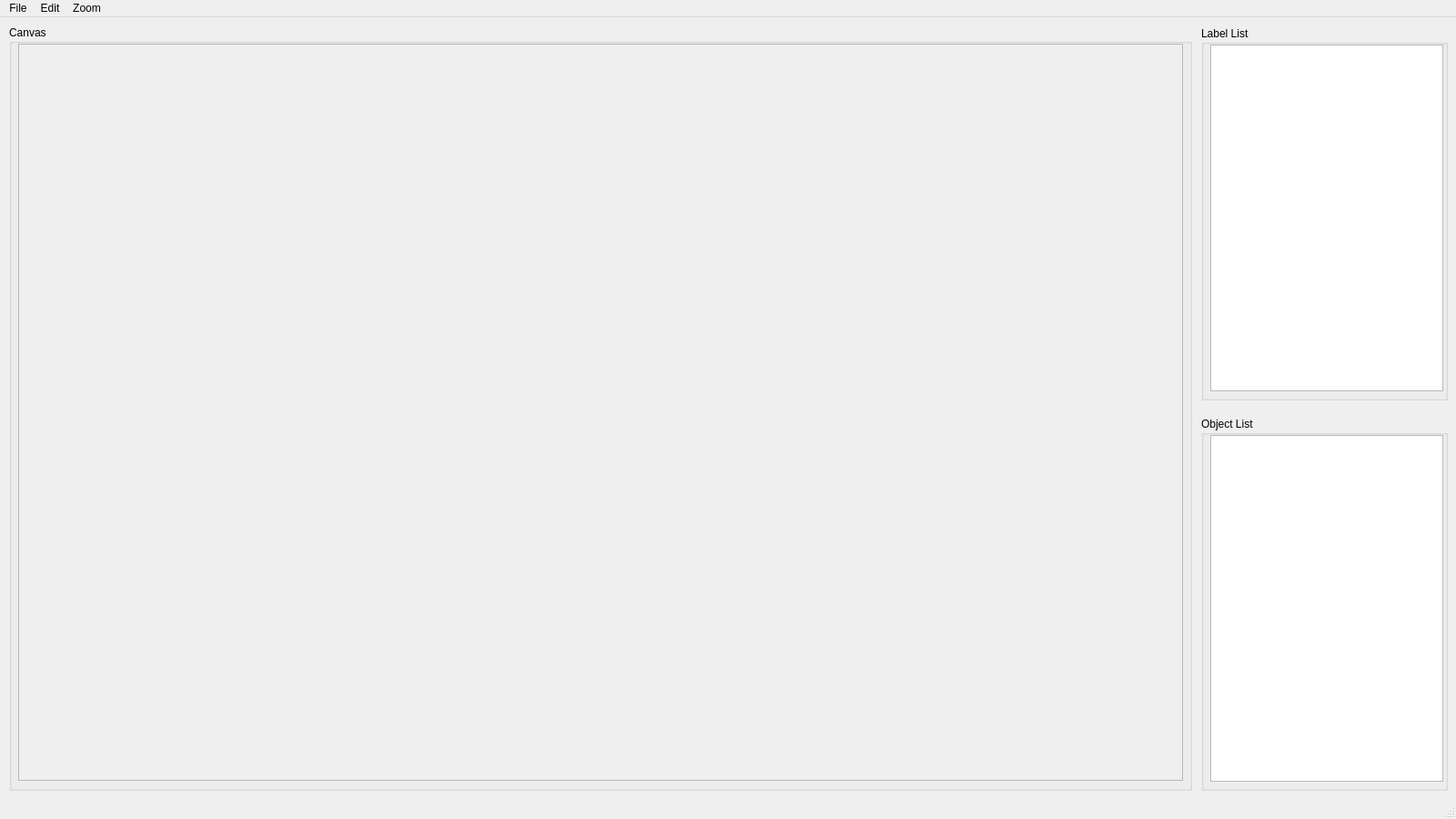
<?xml version="1.0" encoding="UTF-8"?>
<ui version="4.0">
 <class>MainWindow</class>
 <widget class="QMainWindow" name="MainWindow">
  <property name="geometry">
   <rect>
    <x>0</x>
    <y>0</y>
    <width>1600</width>
    <height>900</height>
   </rect>
  </property>
  <property name="sizePolicy">
   <sizepolicy hsizetype="Fixed" vsizetype="Fixed">
    <horstretch>0</horstretch>
    <verstretch>0</verstretch>
   </sizepolicy>
  </property>
  <property name="minimumSize">
   <size>
    <width>1600</width>
    <height>900</height>
   </size>
  </property>
  <property name="maximumSize">
   <size>
    <width>1600</width>
    <height>900</height>
   </size>
  </property>
  <property name="cursor">
   <cursorShape>ArrowCursor</cursorShape>
  </property>
  <property name="mouseTracking">
   <bool>true</bool>
  </property>
  <property name="focusPolicy">
   <enum>Qt::NoFocus</enum>
  </property>
  <property name="windowTitle">
   <string>Hand Annot</string>
  </property>
  <property name="autoFillBackground">
   <bool>false</bool>
  </property>
  <widget class="QWidget" name="centralwidget">
   <property name="mouseTracking">
    <bool>true</bool>
   </property>
   <property name="focusPolicy">
    <enum>Qt::NoFocus</enum>
   </property>
   <widget class="QGroupBox" name="groupBox_Canvas">
    <property name="geometry">
     <rect>
      <x>10</x>
      <y>9</y>
      <width>1300</width>
      <height>841</height>
     </rect>
    </property>
    <property name="cursor">
     <cursorShape>ArrowCursor</cursorShape>
    </property>
    <property name="mouseTracking">
     <bool>false</bool>
    </property>
    <property name="focusPolicy">
     <enum>Qt::NoFocus</enum>
    </property>
    <property name="title">
     <string>Canvas</string>
    </property>
    <widget class="QScrollArea" name="scrollArea_Canvas">
     <property name="geometry">
      <rect>
       <x>10</x>
       <y>20</y>
       <width>1280</width>
       <height>810</height>
      </rect>
     </property>
     <property name="cursor" stdset="0">
      <cursorShape>CrossCursor</cursorShape>
     </property>
     <property name="mouseTracking">
      <bool>true</bool>
     </property>
     <property name="widgetResizable">
      <bool>true</bool>
     </property>
     <property name="alignment">
      <set>Qt::AlignCenter</set>
     </property>
     <widget class="QWidget" name="scrollAreaWidgetContents">
      <property name="geometry">
       <rect>
        <x>0</x>
        <y>0</y>
        <width>1278</width>
        <height>808</height>
       </rect>
      </property>
     </widget>
    </widget>
   </widget>
   <widget class="QGroupBox" name="groupBox_LabelList">
    <property name="geometry">
     <rect>
      <x>1320</x>
      <y>10</y>
      <width>271</width>
      <height>411</height>
     </rect>
    </property>
    <property name="title">
     <string>Label List</string>
    </property>
    <widget class="QListWidget" name="listWidget_LabelList">
     <property name="geometry">
      <rect>
       <x>10</x>
       <y>20</y>
       <width>256</width>
       <height>381</height>
      </rect>
     </property>
    </widget>
   </widget>
   <widget class="QGroupBox" name="groupBox_PolygonList">
    <property name="geometry">
     <rect>
      <x>1320</x>
      <y>439</y>
      <width>271</width>
      <height>411</height>
     </rect>
    </property>
    <property name="title">
     <string>Object List</string>
    </property>
    <widget class="QListWidget" name="listWidget_ObjectList">
     <property name="geometry">
      <rect>
       <x>10</x>
       <y>20</y>
       <width>256</width>
       <height>381</height>
      </rect>
     </property>
    </widget>
   </widget>
  </widget>
  <widget class="QMenuBar" name="menubar">
   <property name="geometry">
    <rect>
     <x>0</x>
     <y>0</y>
     <width>1600</width>
     <height>26</height>
    </rect>
   </property>
   <widget class="QMenu" name="menu_File">
    <property name="title">
     <string>File</string>
    </property>
    <addaction name="action_Open"/>
    <addaction name="action_Save"/>
    <addaction name="separator"/>
    <addaction name="action_Exit"/>
   </widget>
   <widget class="QMenu" name="menu_Edit">
    <property name="title">
     <string>Edit</string>
    </property>
    <widget class="QMenu" name="menu_Create">
     <property name="sizePolicy">
      <sizepolicy hsizetype="Preferred" vsizetype="Preferred">
       <horstretch>0</horstretch>
       <verstretch>0</verstretch>
      </sizepolicy>
     </property>
     <property name="tearOffEnabled">
      <bool>false</bool>
     </property>
     <property name="title">
      <string>Create</string>
     </property>
     <property name="separatorsCollapsible">
      <bool>false</bool>
     </property>
     <property name="toolTipsVisible">
      <bool>false</bool>
     </property>
     <addaction name="action_Polygon"/>
     <addaction name="separator"/>
     <addaction name="action_Right_Gesture"/>
     <addaction name="action_Left_Gesture"/>
     <addaction name="separator"/>
     <addaction name="action_Rectangle"/>
     <addaction name="action_Circle"/>
     <addaction name="action_Line"/>
     <addaction name="action_Dot"/>
    </widget>
    <addaction name="menu_Create"/>
    <addaction name="action_Retouch"/>
    <addaction name="action_Delete"/>
    <addaction name="separator"/>
    <addaction name="action_Auto_Annotation"/>
   </widget>
   <widget class="QMenu" name="menu_Zoom">
    <property name="title">
     <string>Zoom</string>
    </property>
    <addaction name="action_Zoom_In"/>
    <addaction name="action_Zoom_Out"/>
    <addaction name="separator"/>
    <addaction name="action_Fit"/>
   </widget>
   <addaction name="menu_File"/>
   <addaction name="menu_Edit"/>
   <addaction name="menu_Zoom"/>
  </widget>
  <widget class="QStatusBar" name="statusBar">
   <property name="cursor">
    <cursorShape>ForbiddenCursor</cursorShape>
   </property>
  </widget>
  <action name="action_Open">
   <property name="text">
    <string>Open</string>
   </property>
   <property name="shortcut">
    <string>Ctrl+O</string>
   </property>
  </action>
  <action name="action_Save">
   <property name="text">
    <string>Save</string>
   </property>
   <property name="shortcut">
    <string>Ctrl+S</string>
   </property>
  </action>
  <action name="action_Retouch">
   <property name="checkable">
    <bool>true</bool>
   </property>
   <property name="text">
    <string>Retouch</string>
   </property>
  </action>
  <action name="action_Delete">
   <property name="text">
    <string>Delete</string>
   </property>
   <property name="shortcut">
    <string>Del</string>
   </property>
  </action>
  <action name="action_Auto_Annotation">
   <property name="text">
    <string>Auto Annotation</string>
   </property>
  </action>
  <action name="action_Polygon">
   <property name="text">
    <string>Polygon</string>
   </property>
  </action>
  <action name="action_Right_Gesture">
   <property name="text">
    <string>Right Gesture</string>
   </property>
  </action>
  <action name="action_Rectangle">
   <property name="text">
    <string>Rectangle</string>
   </property>
  </action>
  <action name="action_Circle">
   <property name="text">
    <string>Circle</string>
   </property>
  </action>
  <action name="action_Line">
   <property name="text">
    <string>Line</string>
   </property>
  </action>
  <action name="action_Dot">
   <property name="text">
    <string>Dot</string>
   </property>
  </action>
  <action name="action_Zoom_In">
   <property name="text">
    <string>Zoom In</string>
   </property>
   <property name="shortcut">
    <string>+</string>
   </property>
  </action>
  <action name="action_Zoom_Out">
   <property name="text">
    <string>Zoom Out</string>
   </property>
   <property name="shortcut">
    <string>-</string>
   </property>
  </action>
  <action name="action_Fit">
   <property name="text">
    <string>Fit</string>
   </property>
  </action>
  <action name="action_Exit">
   <property name="text">
    <string>Exit</string>
   </property>
  </action>
  <action name="action_Add_Label">
   <property name="text">
    <string>Add Label</string>
   </property>
  </action>
  <action name="action_Delete_Label">
   <property name="text">
    <string>Delete Label</string>
   </property>
  </action>
  <action name="action_Image_from_IP_Camera">
   <property name="text">
    <string>Image from IP Camera</string>
   </property>
  </action>
  <action name="action_Left_Gesture">
   <property name="text">
    <string>Left Gesture</string>
   </property>
  </action>
 </widget>
 <resources/>
 <connections/>
</ui>
